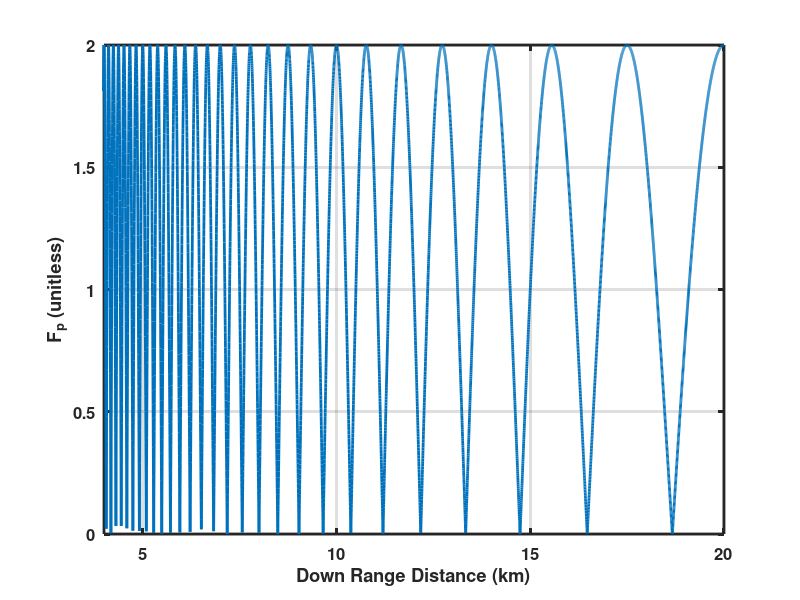

Reproduce this figure in MATLAB.
function plotMultipathExample(varargin)

saveFigs = 0;

if (nargin == 1)
    saveFigs = varargin{1};
end

re = 6371000*4/3;
h1 = 30;
h2 = 20;
r4 = linspace(1000,20000,10000);

% h2 = 15 - r4/(2*re);

r1 = sqrt(r4.^2 + (h1-h2).^2);
r23 = sqrt(r4.^2 + (h1+h2).^2);

test = 2*h1*h2./r4;

lambda = 3e8/35e9;
k = 2*pi/lambda;

value = abs(exp(1j*k*r1) + exp(1j*k*r23));
% value1 = abs(exp(1j*k*r1) + exp(1j*(k*r23 +pi/4)));

h = figure;
plot(r4/1000,value,'LineWidth',2);
hold on
% plot(r4/1000,value1,'LineWidth',2);
grid on
xlabel('Down Range Distance (km)')
ylabel('F_p (unitless)');
xlim([4 20])
set(gca,'LineWidth',2)
set(gca,'FontSize',12)
set(gca,'FontWeight','bold')

if(saveFigs == 1)
    saveas(h,'two_ray_multipath_results','png')
end
